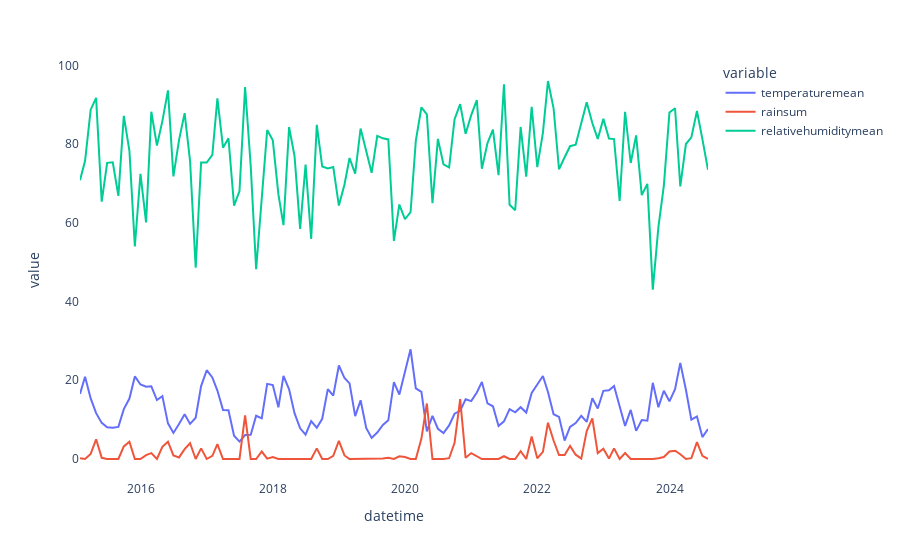

Source (notebook cell):
### Code cell
def lineChart(dataset,variable,startDate,endDate,period):


    dataset["datetime"] = pd.to_datetime(dataset["datetime"])
    daterange = pd.date_range(startDate, endDate, freq=period)

    filtered_dataset = dataset[dataset["datetime"].isin(daterange)]

    fig = px.line(filtered_dataset, y=variable,x = "datetime")
    fig.update_layout(plot_bgcolor='white')
    fig.show()

startDate = pd.Timestamp("2015-01-01", tz='UTC')
endDate = pd.Timestamp("2024-07-31", tz='UTC')
variable = ["temperaturemean","rainsum","relativehumiditymean"]
period = "M"
print(lineChart(dataset,variable,startDate,endDate,period))
